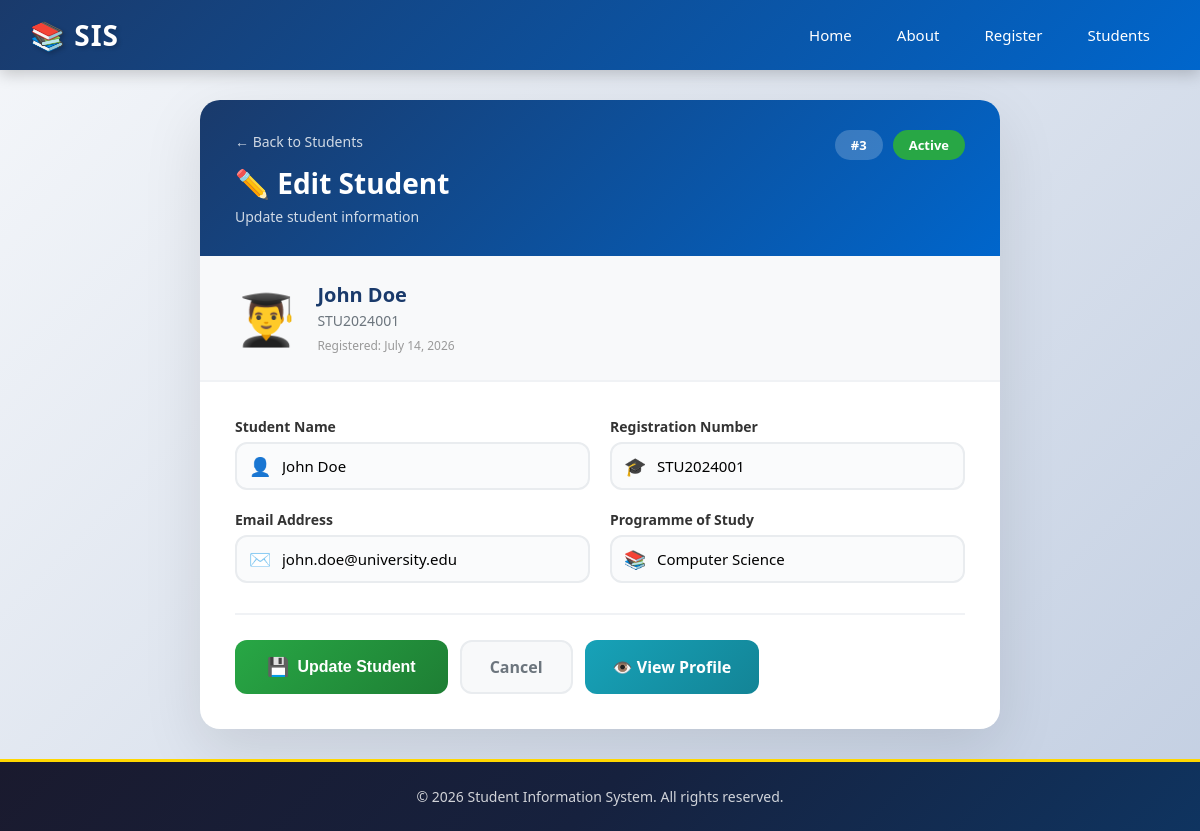
Screenshot of /student/edit/3 with the database file from the repository.
### models.py (models this page shows, shortened)
class Student(db.Model):
    __tablename__ = 'students'
    id = db.Column(db.Integer, primary_key=True)
    student_name = db.Column(db.String(100), nullable=False)
    registration_number = db.Column(db.String(50), unique=True, nullable=False)
    email = db.Column(db.String(100), unique=True, nullable=False)
    programme = db.Column(db.String(100), nullable=False)
    is_active = db.Column(db.Boolean, default=True)
    created_at = db.Column(db.DateTime, default=datetime.utcnow)  # ← Auto-set on creation
    updated_at = db.Column(db.DateTime, default=datetime.utcnow, onupdate=datetime.utcnow)

### app.py (the view, shortened to what this page needs)
@app.route('/student/edit/<int:student_id>', methods=['GET', 'POST'])
def edit_student(student_id):
    student = get_student_by_id(student_id)
    if not student:
        flash('Student not found!', 'error')
        return redirect(url_for('students_list'))
    return render_template('edit_student.html', student=student)

### database.py (called while the page is built)
def get_student_by_id(student_id):
    return Student.query.get(student_id)

### templates/edit_student.html (shortened to what this page needs)
{% extends "base.html" %}
{% block content %}
<section class="edit-student-page">
    <div class="edit-card">
        <div class="edit-card-header">
            <div class="header-left">
                <div class="back-button">
                    <a href="{{ url_for('students_list') }}" class="btn-back">
                        ← Back to Students
                    </a>
                </div>
                <h2>✏️ Edit Student</h2>
                <p class="subtitle">Update student information</p>
            </div>
            <div class="student-badge">
                <span class="badge-id">#{{ student.id }}</span>
                <span class="badge-status active">Active</span>
            </div>
        </div>
        <div class="student-summary">
            <div class="summary-avatar">
                <span class="avatar-emoji">👨‍🎓</span>
            </div>
            <div class="summary-info">
                <h3>{{ student.student_name }}</h3>
                <p>{{ student.registration_number }}</p>
                <span class="summary-date">Registered: {{ student.created_at.strftime('%B %d, %Y') if student.created_at else 'N/A' }}</span>
            </div>
        </div>
        <form method="POST" class="edit-form-modern">
            <div class="form-grid">
                <div class="form-group-modern">
                    <label for="student_name">Student Name</label>
                    <div class="input-wrapper">
                        <span class="input-icon">👤</span>
                        <input type="text" id="student_name" name="student_name" value="{{ student.student_name }}" required>
                    </div>
                </div>
                <div class="form-group-modern">
                    <label for="registration_number">Registration Number</label>
                    <div class="input-wrapper">
                        <span class="input-icon">🎓</span>
                        <input type="text" id="registration_number" name="registration_number" value="{{ student.registration_number }}" required>
                    </div>
                </div>
                <div class="form-group-modern">
                    <label for="email">Email Address</label>
                    <div class="input-wrapper">
                        <span class="input-icon">✉️</span>
                        <input type="email" id="email" name="email" value="{{ student.email }}" required>
                    </div>
                </div>
                <div class="form-group-modern">
                    <label for="programme">Programme of Study</label>
                    <div class="input-wrapper">
                        <span class="input-icon">📚</span>
                        <input type="text" id="programme" name="programme" value="{{ student.programme }}" required>
                    </div>
                </div>
            </div>
            <div class="form-actions-modern">
                <button type="submit" class="btn-update">
                    <span class="btn-icon">💾</span>
                    Update Student
                </button>
                <a href="{{ url_for('students_list') }}" class="btn-cancel-modern">
                    Cancel
                </a>
                <a href="{{ url_for('student_profile', name=student.student_name) }}" class="btn-view">
                    👁️ View Profile
                </a>
            </div>
        </form>
    </div>
</section>
{% endblock %}

### static/style.css (style rules this page uses)
* { margin: 0; padding: 0; box-sizing: border-box; }
body { font-family: 'Segoe UI', Tahoma, Geneva, Verdana, sans-serif; background: linear-gradient(135deg, #f5f7fa 0%, #c3cfe2 100%); min-height: 100vh; display: flex; flex-direction: column; }
.edit-student-page { max-width: 800px; margin: 0 auto; }
.edit-card { background: white; border-radius: 20px; box-shadow: 0 20px 60px rgba(0,0,0,0.1); overflow: hidden; animation: fadeInUp 0.5s ease; }
.edit-card-header { background: linear-gradient(135deg, #1a3a6b 0%, #0066cc 100%); padding: 30px 35px; display: flex; justify-content: space-between; align-items: flex-start; flex-wrap: wrap; gap: 15px; }
.header-left .back-button { margin-bottom: 12px; }
.btn-back { color: rgba(255,255,255,0.8); text-decoration: none; font-size: 14px; font-weight: 500; transition: all 0.3s ease; display: inline-flex; align-items: center; gap: 5px; }
.edit-card-header h2 { color: white; font-size: 28px; font-weight: 700; margin: 0; }
.edit-card-header .subtitle { color: rgba(255,255,255,0.8); font-size: 14px; margin: 5px 0 0 0; }
.student-badge { display: flex; gap: 10px; align-items: center; flex-wrap: wrap; }
.badge-id { background: rgba(255,255,255,0.2); color: white; padding: 6px 16px; border-radius: 20px; font-size: 13px; font-weight: 600; }
.badge-status { padding: 6px 16px; border-radius: 20px; font-size: 13px; font-weight: 600; }
.badge-status.active { background: #28a745; color: white; }
.student-summary { display: flex; align-items: center; gap: 20px; padding: 25px 35px; background: #f8f9fa; border-bottom: 2px solid #f0f2f5; }
.summary-avatar .avatar-emoji { font-size: 50px; display: block; }
.summary-info h3 { margin: 0; font-size: 20px; color: #1a3a6b; }
.summary-info p { margin: 3px 0; color: #6c757d; font-size: 14px; }
.summary-date { font-size: 12px; color: #999; }
.edit-form-modern { padding: 35px; }
.form-grid { display: grid; grid-template-columns: 1fr 1fr; gap: 20px; }
.form-group-modern { display: flex; flex-direction: column; gap: 6px; }
.form-group-modern label { font-weight: 600; color: #333; font-size: 14px; }
.input-wrapper { position: relative; display: flex; align-items: center; }
.input-wrapper .input-icon { position: absolute; left: 14px; font-size: 18px; color: #999; }
.input-wrapper input { width: 100%; padding: 12px 16px 12px 45px; border: 2px solid #e9ecef; border-radius: 12px; font-size: 15px; transition: all 0.3s ease; background: #fafbfc; font-family: inherit; }
.form-actions-modern { display: flex; gap: 12px; margin-top: 30px; padding-top: 25px; border-top: 2px solid #f0f2f5; flex-wrap: wrap; }
.btn-update { display: inline-flex; align-items: center; gap: 8px; padding: 14px 32px; background: linear-gradient(135deg, #28a745 0%, #1e7e34 100%); color: white; border: none; border-radius: 12px; font-size: 16px; font-weight: 600; cursor: pointer; transition: all 0.3s ease; }
.btn-update .btn-icon { font-size: 18px; }
.btn-cancel-modern { display: inline-flex; align-items: center; padding: 14px 28px; background: #f8f9fa; color: #6c757d; border: 2px solid #e9ecef; border-radius: 12px; font-size: 16px; font-weight: 600; text-decoration: none; transition: all 0.3s ease; }
.btn-view { display: inline-flex; align-items: center; padding: 14px 28px; background: linear-gradient(135deg, #17a2b8 0%, #138496 100%); color: white; border-radius: 12px; font-size: 16px; font-weight: 600; text-decoration: none; transition: all 0.3s ease; }
.students-list-page, .edit-student-page .edit-card, .register-page .register-card, .profile-page .card, .about-page .about-card, .delete-page .card, .home-page { animation: fadeInUp 0.6s ease; }

### rows the page displays
Student: id "3", student_name "John Doe", registration_number "STU2024001", created_at "July 14, 2026", email "john.doe@university.edu", programme "Computer Science"
